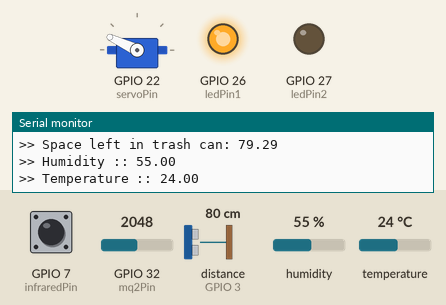
Bench run of a sketch on a simulated ESP32. Parts: servo, output pins drawn as LEDs (lit = HIGH), the last lines printed to the serial monitor. Wiring (inferred from the names in the program): ultrasonic range finder: trigger GPIO 1; echo GPIO 3. The test bench sets the inputs (shaded band); at power-on: GPIO 7 (infraredPin) HIGH, GPIO 32 (mq2Pin) = 2048, distance to the obstacle (sensor on GPIO 3) 80 cm, humidity 55 %, temperature 24 °C. The echo pulse lasts 58.3 µs per cm; pins used as bus, display or sensor lines are not drawn.

Above: at 1.8 s.
1.9 s: GPIO 7 (infraredPin) pulled LOW for 1.25 s
At 3.2 s:
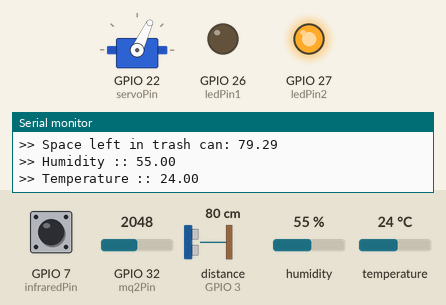
5.6 s: GPIO 7 (infraredPin) pulled LOW for 3.2 s
At 10.3 s:
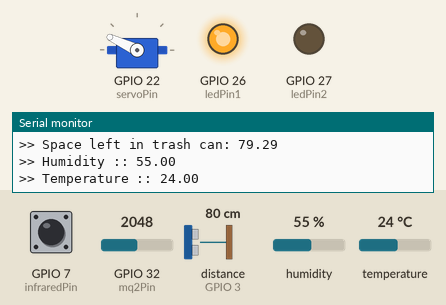
Timing chart, 0 to 11.8 s (numbered marks = the images above; inputs shaded):
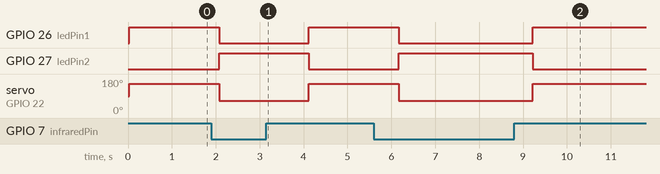

The sketch:

local-code.ino
```cpp
#include <ESP32Servo.h>
#include "DHT.h"

// define device id
// const char* InfraredSensor = "36c5b460-3913-46c2-b452-a8e4aa04fe9f";  // to detect human presence
// const char* MQ2Sensor = "30758fd2-d3ff-4451-af6d-3edf878cd4d8";   // to detect harmful gas
// const char* ServoMotor = "4f6539dd-49d5-427f-a985-a99cbaeb7e5a";  //  to open and close the lid
// const char* UltraSonic = "bbbf4765-a61f-4b18-9e50-677564b6ff51"; // to measure the thrash level distance - if can config
// const char* servo = "4f6539dd-49d5-427f-a985-a99cbaeb7e5a"; // servo
// const char* red_led1 = "428bf1fb-58b6-4981-a602-b2777f4b40ef"; // led 1
// const char* greed_led2 = "5ad78057-180a-4435-995e-038c8522feb1"; // led 2
// const char* allData = "685e9070-560d-49eb-b24e-5f29e4ba0588"; // data from ir,ultrasonic,gas
// const char* DHT11Sensor = "fbce49d7-8d12-42c2-bb6a-04f685a50603"; // to measure the humidity and temperature level

// used pin on the board
const int servoPin = 22;
const int mq2Pin = 32;
const int infraredPin = 7;
const int trigPin = 1; // ultrasonic use
const int echoPin = 3; // ultrasonic use
const int ledPin1 = 26; // for led - red - works
const int ledPin2 = 27; // for led - green - works
const int dht11Pin = 19;
long duration; // ultrasonic use
float distance; // ultrasonic use
float gasValue;
int infraredVal;
float humidity; // dht11
float temp; // dht11

// create a servo object
Servo Servo1;

#define DHTTYPE DHT11
DHT dht(dht11Pin, DHTTYPE);

//Create an instance of VOneMqttClient

//last message time
unsigned long lastMsgTime = 0;


// void triggerActuator_callback(const char* actuatorDeviceId, const char* actuatorCommand)
// {
//   //actuatorCommand format {"servo":90}
//   Serial.print("Main received callback : ");
//   Serial.print(actuatorDeviceId);
//   Serial.print(" : ");
//   Serial.println(actuatorCommand);

//   String errorMsg = "";

//   JSONVar commandObjct = JSON.parse(actuatorCommand);
//   JSONVar keys = commandObjct.keys();

//   if (String(actuatorDeviceId) == ServoMotor)
//   {
//     //{"servo":90}
//     String key = "";
//     JSONVar commandValue = "";
//     for (int i = 0; i < keys.length(); i++) {
//       key = (const char* )keys[i];
//       commandValue = commandObjct[keys[i]];

//     }
//     Serial.print("Key : ");
//     Serial.println(key.c_str());
//     Serial.print("value : ");
//     Serial.println(commandValue);

//     int angle = (int)commandValue;
//     Servo1.write(angle);
//     voneClient.publishActuatorStatusEvent(actuatorDeviceId, actuatorCommand, errorMsg.c_str(), true);//publish actuator status
//   }
//   else
//   {
//     Serial.print(" No actuator found : ");
//     Serial.println(actuatorDeviceId);
//     errorMsg = "No actuator found";
//     voneClient.publishActuatorStatusEvent(actuatorDeviceId, actuatorCommand, errorMsg.c_str(), false);//publish actuator status
//   }
// }

void setup() {
  // put your setup code here, to run once:
///  voneClient.setup();
  //voneClient.registerActuatorCallback(triggerActuator_callback);
  //sensor
  pinMode(infraredPin, INPUT_PULLUP);
  pinMode(trigPin,OUTPUT);
  pinMode(echoPin,INPUT);
  dht.begin();
  //actuator
  Servo1.attach(servoPin);
  pinMode(ledPin1,OUTPUT);
  pinMode(ledPin2,OUTPUT);
  Serial.begin(115200);
}

void loop() {
  // put your main code here, to run repeatedly:

   // Clears the trigPin
  digitalWrite(trigPin, LOW);
  delayMicroseconds(2);
  // Sets the trigPin on HIGH state for 10 micro seconds
  digitalWrite(trigPin, HIGH);
  delayMicroseconds(10);
  digitalWrite(trigPin, LOW);
  // Reads the echoPin, returns the sound wave travel time in microseconds
  duration = pulseIn(echoPin, HIGH);
  // Calculating the distance
  distance = duration * 0.034 / 2;
  // Prints the distance on the Serial Monitor
  humidity = dht.readHumidity();
  temp = dht.readTemperature();
  gasValue = analogRead(mq2Pin);
  infraredVal = !digitalRead(infraredPin);

  if (infraredVal == 0){
    // Make servo go to 0 degrees
    Servo1.write(155);
    digitalWrite(ledPin1, HIGH); // red led
    digitalWrite(ledPin2, LOW);  // green led
    delay(1000);
  }
  if (infraredVal == 1) {
    // Make servo go to 0 degrees
    Servo1.write(65);
    digitalWrite(ledPin1, LOW); // red led
    digitalWrite(ledPin2, HIGH); // green led
    delay(1000);
  }


    Serial.print(">> Gas value :: ");
    Serial.println(gasValue);
    Serial.print(">> People Detected : ");
    Serial.println(infraredVal);
    Serial.print(">> Space left in trash can: ");
    Serial.println(distance);
    Serial.print(">> Humidity :: ");
    Serial.println(humidity);
    Serial.print(">> Temperature :: ");
    Serial.println(temp);

}
```

Measured:
- after the input at 1.9 s, GPIO 26 (ledPin1): HIGH → LOW after 0.17 s, → HIGH 2.0 s later; GPIO 27 (ledPin2): LOW → HIGH after 0.17 s, → LOW 2.0 s later; servo on GPIO 22 (servoPin): 155° → 65° after 0.17 s, → 155° 2.0 s later
- after the input at 5.6 s, GPIO 26 (ledPin1): HIGH → LOW after 0.56 s, → HIGH 3.1 s later; GPIO 27 (ledPin2): LOW → HIGH after 0.56 s, → LOW 3.1 s later; servo on GPIO 22 (servoPin): 155° → 65° after 0.56 s, → 155° 3.1 s later
